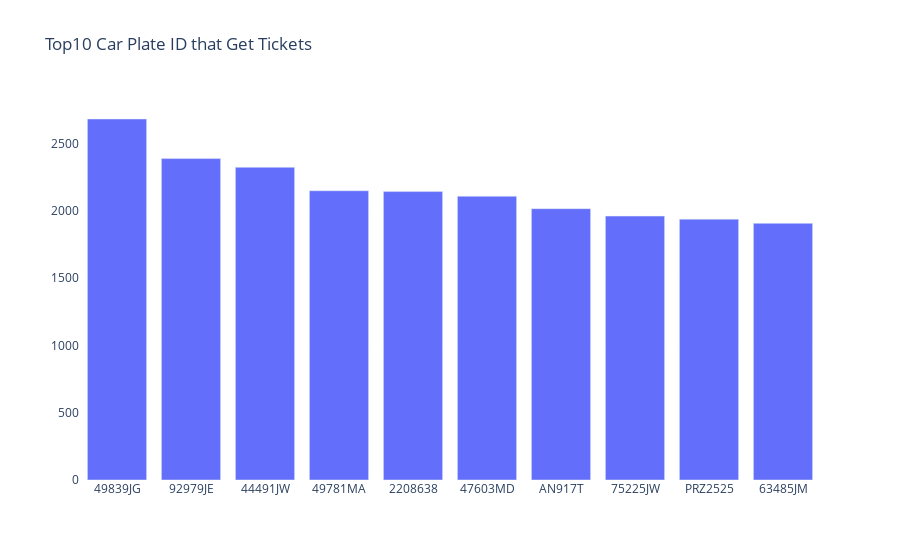

Notebook source saved alongside this figure:
### Code cell
%%local
x = car_ticketcount_top10_table['Plate ID']
y = car_ticketcount_top10_table['Ticket Count']
fig = go.Figure(data=go.Bar(x=x,y=y),layout=go.Layout(title=go.layout.Title(text="Top10 Car Plate ID that Get Tickets"),    
                                                      paper_bgcolor='rgba(0,0,0,0)',
    plot_bgcolor='rgba(0,0,0,0)'))
fig.update_layout(xaxis=dict(tickformat='digit'))
fig.show()

### Figure 1 — Plotly figure (JSON) as saved in the notebook; plotly's stock layout.template omitted (floating-point values rounded to 4 significant figures)
{"data": [{"type": "bar", "x": ["49839JG", "92979JE", "44491JW", "49781MA", "2208638", "47603MD", "AN917T", "75225JW", "PRZ2525", "63485JM"], "y": [2681, 2387, 2322, 2148, 2142, 2107, 2015, 1960, 1937, 1906]}], "layout": {"paper_bgcolor": "rgba(0,0,0,0)", "plot_bgcolor": "rgba(0,0,0,0)", "title": {"text": "Top10 Car Plate ID that Get Tickets"}, "xaxis": {"tickformat": "digit"}}}
